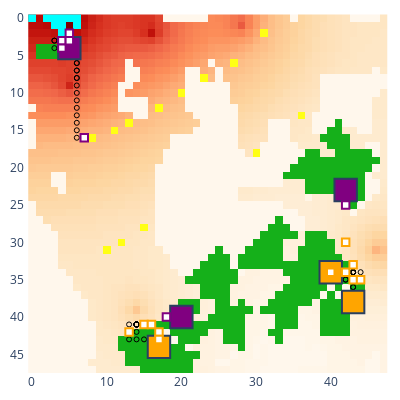

Notebook source saved alongside this figure:
### Code cell
# update_logging_level(logging.WARNING)
update_logging_level(5)
myenv.run_to_step(400)
myenv.show()

### Figure 1 — Plotly figure (JSON) as saved in the notebook; plotly's stock layout.template omitted (floating-point values rounded to 4 significant figures; data arrays with more than 128 entries replaced by an {"elided": "..."} marker saying what was removed)
{"data": [{"colorscale": [[0, "rgb(255,247,236)"], [0.125, "rgb(254,232,200)"], [0.25, "rgb(253,212,158)"], [0.375, "rgb(253,187,132)"], [0.5, "rgb(252,141,89)"], [0.625, "rgb(239,101,72)"], [0.75, "rgb(215,48,31)"], [0.875, "rgb(179,0,0)"], [1, "rgb(127,0,0)"]], "name": "Rubble", "showscale": false, "type": "heatmap", "uid": "401_Rubble", "z": {"elided": "48x48 int values"}}, {"colorscale": [[0, "#00ffff"], [1, "#00ffff"]], "hoverinfo": "skip", "name": "Ice", "showscale": false, "type": "heatmap", "uid": "401_Ice", "z": {"elided": "48x48 int values"}}, {"colorscale": [[0, "#ffff14"], [1, "#ffff14"]], "hoverinfo": "skip", "name": "Ore", "showscale": false, "type": "heatmap", "uid": "401_Ore", "z": {"elided": "48x48 int values"}}, {"colorscale": [[0, "#15b01a"], [1, "#15b01a"]], "hoverinfo": "skip", "name": "Lichen", "showscale": false, "type": "heatmap", "uid": "401_Lichen", "z": {"elided": "48x48 int values"}}, {"customdata": [["factory_0", "player_0", 16993, 0, 2, 146, 0]], "hovertemplate": "%{customdata[0]} %{customdata[1]}<br>Power: %{customdata[2]}<br>Ice: %{customdata[3]}<br>Ore: %{customdata[4]}<br>Water: %{customdata[5]}<br>Metal: %{customdata[6]}<br><extra></extra>", "name": "factory_0", "showscale": false, "type": "heatmap", "uid": "401_factory_0", "x": [42], "y": [23], "z": [0]}, {"customdata": [["factory_2", "player_0", 8529, 0, 0, 227, 0]], "hovertemplate": "%{customdata[0]} %{customdata[1]}<br>Power: %{customdata[2]}<br>Ice: %{customdata[3]}<br>Ore: %{customdata[4]}<br>Water: %{customdata[5]}<br>Metal: %{customdata[6]}<br><extra></extra>", "name": "factory_2", "showscale": false, "type": "heatmap", "uid": "401_factory_2", "x": [20], "y": [40], "z": [2]}, {"customdata": [["factory_4", "player_0", 1430, 0, 1, 936, 9]], "hovertemplate": "%{customdata[0]} %{customdata[1]}<br>Power: %{customdata[2]}<br>Ice: %{customdata[3]}<br>Ore: %{customdata[4]}<br>Water: %{customdata[5]}<br>Metal: %{customdata[6]}<br><extra></extra>", "name": "factory_4", "showscale": false, "type": "heatmap", "uid": "401_factory_4", "x": [5], "y": [4], "z": [4]}, {"customdata": [["factory_1", "player_1", 7419, 0, 3, 217, 13]], "hovertemplate": "%{customdata[0]} %{customdata[1]}<br>Power: %{customdata[2]}<br>Ice: %{customdata[3]}<br>Ore: %{customdata[4]}<br>Water: %{customdata[5]}<br>Metal: %{customdata[6]}<br><extra></extra>", "name": "factory_1", "showscale": false, "type": "heatmap", "uid": "401_factory_1", "x": [40], "y": [34], "z": [1]}, {"customdata": [["factory_3", "player_1", 2818, 0, 0, 644, 24]], "hovertemplate": "%{customdata[0]} %{customdata[1]}<br>Power: %{customdata[2]}<br>Ice: %{customdata[3]}<br>Ore: %{customdata[4]}<br>Water: %{customdata[5]}<br>Metal: %{customdata[6]}<br><extra></extra>", "name": "factory_3", "showscale": false, "type": "heatmap", "uid": "401_factory_3", "x": [17], "y": [44], "z": [3]}, {"customdata": [["factory_5", "player_1", 6741, 0, 0, 488, 0]], "hovertemplate": "%{customdata[0]} %{customdata[1]}<br>Power: %{customdata[2]}<br>Ice: %{customdata[3]}<br>Ore: %{customdata[4]}<br>Water: %{customdata[5]}<br>Metal: %{customdata[6]}<br><extra></extra>", "name": "factory_5", "showscale": false, "type": "heatmap", "uid": "401_factory_5", "x": [43], "y": [38], "z": [5]}, {"customdata": [["unit_6", "player_0", "HEAVY", [42, 25], 1770, 400, 0, 0, 0]], "hovertemplate": "%{customdata[0]} %{customdata[1]}<br>Type: %{customdata[2]}<br>Pos: %{customdata[3]}<br>Power: %{customdata[4]}<br>Ice: %{customdata[5]}<br>Ore: %{customdata[6]}<br>Water: %{customdata[7]}<br>Metal: %{customdata[8]}<br><extra></extra>", "name": "unit_6", "showscale": false, "type": "heatmap", "uid": "401_unit_6", "x": [42], "y": [25], "z": [6]}, {"hoverinfo": "skip", "marker": {"color": "black", "size": 5, "symbol": "circle-open"}, "mode": "markers", "name": "path", "showlegend": false, "type": "scatter", "uid": "401_path", "x": [42, 42, 42, 42, 42, 42, 42, 42, 42, 42, 42, 42, 42, 42, 42, 42, 42, 42, 42], "y": [25, 25, 25, 25, 25, 25, 25, 25, 25, 25, 25, 25, 25, 25, 25, 25, 25, 25, 25]}, {"customdata": [["unit_7", "player_0", "HEAVY", [18, 40], 1430, 540, 0, 0, 0]], "hovertemplate": "%{customdata[0]} %{customdata[1]}<br>Type: %{customdata[2]}<br>Pos: %{customdata[3]}<br>Power: %{customdata[4]}<br>Ice: %{customdata[5]}<br>Ore: %{customdata[6]}<br>Water: %{customdata[7]}<br>Metal: %{customdata[8]}<br><extra></extra>", "name": "unit_7", "showscale": false, "type": "heatmap", "uid": "401_unit_7", "x": [18], "y": [40], "z": [7]}, {"hoverinfo": "skip", "marker": {"color": "black", "size": 5, "symbol": "circle-open"}, "mode": "markers", "name": "path", "showlegend": false, "type": "scatter", "uid": "401_path", "x": [18, 18, 18, 18, 18, 18, 18, 18, 18, 18, 18, 18, 18, 18, 18, 18, 18, 18, 18], "y": [40, 40, 40, 40, 40, 40, 40, 40, 40, 40, 40, 40, 40, 40, 40, 40, 40, 40, 40]}, {"customdata": [["unit_8", "player_0", "HEAVY", [5, 2], 62, 300, 0, 0, 0]], "hovertemplate": "%{customdata[0]} %{customdata[1]}<br>Type: %{customdata[2]}<br>Pos: %{customdata[3]}<br>Power: %{customdata[4]}<br>Ice: %{customdata[5]}<br>Ore: %{customdata[6]}<br>Water: %{customdata[7]}<br>Metal: %{customdata[8]}<br><extra></extra>", "name": "unit_8", "showscale": false, "type": "heatmap", "uid": "401_unit_8", "x": [5], "y": [2], "z": [8]}, {"hoverinfo": "skip", "marker": {"color": "black", "size": 5, "symbol": "circle-open"}, "mode": "markers", "name": "path", "showlegend": false, "type": "scatter", "uid": "401_path", "x": [5, 5, 5, 5, 5, 5, 5, 5, 5, 5, 5, 5, 5, 5, 5, 5, 5, 5, 5], "y": [3, 3, 3, 2, 2, 2, 2, 2, 2, 2, 2, 2, 2, 2, 2, 2, 2, 2, 2]}, {"customdata": [["unit_41", "player_0", "LIGHT", [4, 3], 150, 0, 0, 0, 0]], "hovertemplate": "%{customdata[0]} %{customdata[1]}<br>Type: %{customdata[2]}<br>Pos: %{customdata[3]}<br>Power: %{customdata[4]}<br>Ice: %{customdata[5]}<br>Ore: %{customdata[6]}<br>Water: %{customdata[7]}<br>Metal: %{customdata[8]}<br><extra></extra>", "name": "unit_41", "showscale": false, "type": "heatmap", "uid": "401_unit_41", "x": [4], "y": [3], "z": [41]}, {"hoverinfo": "skip", "marker": {"color": "black", "size": 5, "symbol": "circle-open"}, "mode": "markers", "name": "path", "showlegend": false, "type": "scatter", "uid": "401_path", "x": [3, 4], "y": [3, 3]}, {"customdata": [["unit_42", "player_0", "LIGHT", [4, 4], 149, 0, 0, 0, 0]], "hovertemplate": "%{customdata[0]} %{customdata[1]}<br>Type: %{customdata[2]}<br>Pos: %{customdata[3]}<br>Power: %{customdata[4]}<br>Ice: %{customdata[5]}<br>Ore: %{customdata[6]}<br>Water: %{customdata[7]}<br>Metal: %{customdata[8]}<br><extra></extra>", "name": "unit_42", "showscale": false, "type": "heatmap", "uid": "401_unit_42", "x": [4], "y": [4], "z": [42]}, {"hoverinfo": "skip", "marker": {"color": "black", "size": 5, "symbol": "circle-open"}, "mode": "markers", "name": "path", "showlegend": false, "type": "scatter", "uid": "401_path", "x": [3, 3, 4], "y": [4, 3, 3]}, {"customdata": [["unit_46", "player_0", "LIGHT", [7, 16], 62, 0, 18, 0, 0]], "hovertemplate": "%{customdata[0]} %{customdata[1]}<br>Type: %{customdata[2]}<br>Pos: %{customdata[3]}<br>Power: %{customdata[4]}<br>Ice: %{customdata[5]}<br>Ore: %{customdata[6]}<br>Water: %{customdata[7]}<br>Metal: %{customdata[8]}<br><extra></extra>", "name": "unit_46", "showscale": false, "type": "heatmap", "uid": "401_unit_46", "x": [7], "y": [16], "z": [46]}, {"hoverinfo": "skip", "marker": {"color": "black", "size": 5, "symbol": "circle-open"}, "mode": "markers", "name": "path", "showlegend": false, "type": "scatter", "uid": "401_path", "x": [7, 7, 6, 6, 6, 6, 6, 6, 6, 6, 6, 6, 6, 6, 6, 6, 6, 6, 6], "y": [16, 16, 16, 15, 14, 13, 12, 11, 10, 9, 8, 7, 6, 5, 5, 5, 6, 7, 8]}, {"customdata": [["unit_51", "player_0", "LIGHT", [5, 3], 49, 0, 0, 0, 0]], "hovertemplate": "%{customdata[0]} %{customdata[1]}<br>Type: %{customdata[2]}<br>Pos: %{customdata[3]}<br>Power: %{customdata[4]}<br>Ice: %{customdata[5]}<br>Ore: %{customdata[6]}<br>Water: %{customdata[7]}<br>Metal: %{customdata[8]}<br><extra></extra>", "name": "unit_51", "showscale": false, "type": "heatmap", "uid": "401_unit_51", "x": [5], "y": [3], "z": [51]}, {"customdata": [["unit_9", "player_1", "HEAVY", [42, 34], 2420, 180, 0, 0, 0]], "hovertemplate": "%{customdata[0]} %{customdata[1]}<br>Type: %{customdata[2]}<br>Pos: %{customdata[3]}<br>Power: %{customdata[4]}<br>Ice: %{customdata[5]}<br>Ore: %{customdata[6]}<br>Water: %{customdata[7]}<br>Metal: %{customdata[8]}<br><extra></extra>", "name": "unit_9", "showscale": false, "type": "heatmap", "uid": "401_unit_9", "x": [42], "y": [34], "z": [9]}, {"hoverinfo": "skip", "marker": {"color": "black", "size": 5, "symbol": "circle-open"}, "mode": "markers", "name": "path", "showlegend": false, "type": "scatter", "uid": "401_path", "x": [42, 42, 42, 42, 42, 42, 42, 42, 42, 42, 42, 42, 42, 42, 42, 42, 42, 42, 42], "y": [34, 34, 34, 34, 34, 34, 34, 34, 34, 34, 34, 34, 34, 34, 34, 34, 34, 34, 34]}, {"customdata": [["unit_10", "player_1", "HEAVY", [17, 42], 1320, 580, 0, 0, 0]], "hovertemplate": "%{customdata[0]} %{customdata[1]}<br>Type: %{customdata[2]}<br>Pos: %{customdata[3]}<br>Power: %{customdata[4]}<br>Ice: %{customdata[5]}<br>Ore: %{customdata[6]}<br>Water: %{customdata[7]}<br>Metal: %{customdata[8]}<br><extra></extra>", "name": "unit_10", "showscale": false, "type": "heatmap", "uid": "401_unit_10", "x": [17], "y": [42], "z": [10]}, {"hoverinfo": "skip", "marker": {"color": "black", "size": 5, "symbol": "circle-open"}, "mode": "markers", "name": "path", "showlegend": false, "type": "scatter", "uid": "401_path", "x": [17, 17, 17, 17, 17, 17, 17, 17, 17, 17, 17, 17, 17, 17, 17, 17, 17, 17, 17], "y": [42, 42, 42, 42, 42, 42, 42, 42, 42, 42, 42, 42, 42, 42, 42, 42, 42, 42, 42]}, {"customdata": [["unit_11", "player_1", "HEAVY", [43, 35], 540, 880, 0, 0, 0]], "hovertemplate": "%{customdata[0]} %{customdata[1]}<br>Type: %{customdata[2]}<br>Pos: %{customdata[3]}<br>Power: %{customdata[4]}<br>Ice: %{customdata[5]}<br>Ore: %{customdata[6]}<br>Water: %{customdata[7]}<br>Metal: %{customdata[8]}<br><extra></extra>", "name": "unit_11", "showscale": false, "type": "heatmap", "uid": "401_unit_11", "x": [43], "y": [35], "z": [11]}, {"hoverinfo": "skip", "marker": {"color": "black", "size": 5, "symbol": "circle-open"}, "mode": "markers", "name": "path", "showlegend": false, "type": "scatter", "uid": "401_path", "x": [43, 43, 43, 43, 43, 43, 43, 43, 43, 43, 43, 43, 43, 43, 43, 43, 43, 43, 43], "y": [35, 35, 35, 35, 35, 35, 35, 35, 36, 37, 37, 37, 36, 35, 35, 35, 35, 35, 35]}, {"customdata": [["unit_32", "player_1", "LIGHT", [44, 35], 33, 0, 0, 0, 0]], "hovertemplate": "%{customdata[0]} %{customdata[1]}<br>Type: %{customdata[2]}<br>Pos: %{customdata[3]}<br>Power: %{customdata[4]}<br>Ice: %{customdata[5]}<br>Ore: %{customdata[6]}<br>Water: %{customdata[7]}<br>Metal: %{customdata[8]}<br><extra></extra>", "name": "unit_32", "showscale": false, "type": "heatmap", "uid": "401_unit_32", "x": [44], "y": [35], "z": [32]}, {"hoverinfo": "skip", "marker": {"color": "black", "size": 5, "symbol": "circle-open"}, "mode": "markers", "name": "path", "showlegend": false, "type": "scatter", "uid": "401_path", "x": [44, 44, 44, 43, 42, 41], "y": [35, 35, 35, 35, 35, 35]}, {"customdata": [["unit_35", "player_1", "LIGHT", [13, 42], 16, 0, 56, 0, 0]], "hovertemplate": "%{customdata[0]} %{customdata[1]}<br>Type: %{customdata[2]}<br>Pos: %{customdata[3]}<br>Power: %{customdata[4]}<br>Ice: %{customdata[5]}<br>Ore: %{customdata[6]}<br>Water: %{customdata[7]}<br>Metal: %{customdata[8]}<br><extra></extra>", "name": "unit_35", "showscale": false, "type": "heatmap", "uid": "401_unit_35", "x": [13], "y": [42], "z": [35]}, {"hoverinfo": "skip", "marker": {"color": "black", "size": 5, "symbol": "circle-open"}, "mode": "markers", "name": "path", "showlegend": false, "type": "scatter", "uid": "401_path", "x": [13, 14, 15, 16, 16], "y": [43, 43, 43, 43, 43]}, {"customdata": [["unit_43", "player_1", "LIGHT", [42, 30], 118, 0, 10, 0, 0]], "hovertemplate": "%{customdata[0]} %{customdata[1]}<br>Type: %{customdata[2]}<br>Pos: %{customdata[3]}<br>Power: %{customdata[4]}<br>Ice: %{customdata[5]}<br>Ore: %{customdata[6]}<br>Water: %{customdata[7]}<br>Metal: %{customdata[8]}<br><extra></extra>", "name": "unit_43", "showscale": false, "type": "heatmap", "uid": "401_unit_43", "x": [42], "y": [30], "z": [43]}, {"hoverinfo": "skip", "marker": {"color": "black", "size": 5, "symbol": "circle-open"}, "mode": "markers", "name": "path", "showlegend": false, "type": "scatter", "uid": "401_path", "x": [42, 42, 42, 42, 42, 42, 42, 42, 42, 42, 42, 42, 42, 42, 42, 42, 42, 42, 42], "y": [30, 30, 30, 30, 30, 30, 30, 30, 30, 30, 30, 30, 30, 30, 30, 30, 30, 30, 30]}, {"customdata": [["unit_49", "player_1", "LIGHT", [43, 33], 78, 0, 0, 0, 0]], "hovertemplate": "%{customdata[0]} %{customdata[1]}<br>Type: %{customdata[2]}<br>Pos: %{customdata[3]}<br>Power: %{customdata[4]}<br>Ice: %{customdata[5]}<br>Ore: %{customdata[6]}<br>Water: %{customdata[7]}<br>Metal: %{customdata[8]}<br><extra></extra>", "name": "unit_49", "showscale": false, "type": "heatmap", "uid": "401_unit_49", "x": [43], "y": [33], "z": [49]}, {"hoverinfo": "skip", "marker": {"color": "black", "size": 5, "symbol": "circle-open"}, "mode": "markers", "name": "path", "showlegend": false, "type": "scatter", "uid": "401_path", "x": [43, 43, 43, 43, 43, 43, 43, 43, 44, 43, 43, 42, 41, 41], "y": [34, 34, 34, 34, 34, 34, 34, 34, 34, 34, 35, 35, 35, 34]}, {"customdata": [["unit_50", "player_1", "LIGHT", [15, 41], 130, 0, 0, 0, 0]], "hovertemplate": "%{customdata[0]} %{customdata[1]}<br>Type: %{customdata[2]}<br>Pos: %{customdata[3]}<br>Power: %{customdata[4]}<br>Ice: %{customdata[5]}<br>Ore: %{customdata[6]}<br>Water: %{customdata[7]}<br>Metal: %{customdata[8]}<br><extra></extra>", "name": "unit_50", "showscale": false, "type": "heatmap", "uid": "401_unit_50", "x": [15], "y": [41], "z": [50]}, {"hoverinfo": "skip", "marker": {"color": "black", "size": 5, "symbol": "circle-open"}, "mode": "markers", "name": "path", "showlegend": false, "type": "scatter", "uid": "401_path", "x": [15, 15, 15, 15, 15, 15, 14, 14, 14, 14, 14, 14, 14, 14, 14, 14, 13, 13, 14], "y": [41, 41, 41, 41, 41, 41, 41, 41, 41, 41, 41, 41, 41, 41, 41, 41, 41, 42, 42]}, {"customdata": [["unit_52", "player_1", "LIGHT", [16, 41], 147, 0, 0, 0, 0]], "hovertemplate": "%{customdata[0]} %{customdata[1]}<br>Type: %{customdata[2]}<br>Pos: %{customdata[3]}<br>Power: %{customdata[4]}<br>Ice: %{customdata[5]}<br>Ore: %{customdata[6]}<br>Water: %{customdata[7]}<br>Metal: %{customdata[8]}<br><extra></extra>", "name": "unit_52", "showscale": false, "type": "heatmap", "uid": "401_unit_52", "x": [16], "y": [41], "z": [52]}, {"hoverinfo": "skip", "marker": {"color": "black", "size": 5, "symbol": "circle-open"}, "mode": "markers", "name": "path", "showlegend": false, "type": "scatter", "uid": "401_path", "x": [16, 15, 15, 15, 15, 15, 15, 15, 15, 15, 14, 14, 14, 14, 14, 14, 14, 14, 14], "y": [41, 41, 41, 41, 41, 41, 41, 41, 41, 41, 41, 41, 41, 41, 41, 41, 41, 41, 41]}, {"customdata": [["unit_53", "player_1", "LIGHT", [17, 43], 49, 0, 0, 0, 0]], "hovertemplate": "%{customdata[0]} %{customdata[1]}<br>Type: %{customdata[2]}<br>Pos: %{customdata[3]}<br>Power: %{customdata[4]}<br>Ice: %{customdata[5]}<br>Ore: %{customdata[6]}<br>Water: %{customdata[7]}<br>Metal: %{customdata[8]}<br><extra></extra>", "name": "unit_53", "showscale": false, "type": "heatmap", "uid": "401_unit_53", "x": [17], "y": [43], "z": [53]}, {"customdata": [["unit_54", "player_1", "LIGHT", [40, 34], 51, 0, 0, 0, 0]], "hovertemplate": "%{customdata[0]} %{customdata[1]}<br>Type: %{customdata[2]}<br>Pos: %{customdata[3]}<br>Power: %{customdata[4]}<br>Ice: %{customdata[5]}<br>Ore: %{customdata[6]}<br>Water: %{customdata[7]}<br>Metal: %{customdata[8]}<br><extra></extra>", "name": "unit_54", "showscale": false, "type": "heatmap", "uid": "401_unit_54", "x": [40], "y": [34], "z": [54]}], "layout": {"coloraxis": {"showscale": false}, "height": 400, "margin": {"b": 10, "l": 10, "r": 10, "t": 10}, "plot_bgcolor": "rgba(0, 0, 0, 0)", "shapes": [{"fillcolor": "purple", "name": "factory_0", "type": "rect", "x0": 40.5, "x1": 43.5, "y0": 21.5, "y1": 24.5}, {"fillcolor": "purple", "name": "factory_2", "type": "rect", "x0": 18.5, "x1": 21.5, "y0": 38.5, "y1": 41.5}, {"fillcolor": "purple", "name": "factory_4", "type": "rect", "x0": 3.5, "x1": 6.5, "y0": 2.5, "y1": 5.5}, {"fillcolor": "orange", "name": "factory_1", "type": "rect", "x0": 38.5, "x1": 41.5, "y0": 32.5, "y1": 35.5}, {"fillcolor": "orange", "name": "factory_3", "type": "rect", "x0": 15.5, "x1": 18.5, "y0": 42.5, "y1": 45.5}, {"fillcolor": "orange", "name": "factory_5", "type": "rect", "x0": 41.5, "x1": 44.5, "y0": 36.5, "y1": 39.5}, {"fillcolor": "white", "line": {"color": "purple"}, "name": "unit_6", "type": "rect", "x0": 41.5, "x1": 42.5, "y0": 24.5, "y1": 25.5}, {"fillcolor": "white", "line": {"color": "purple"}, "name": "unit_7", "type": "rect", "x0": 17.5, "x1": 18.5, "y0": 39.5, "y1": 40.5}, {"fillcolor": "white", "line": {"color": "purple"}, "name": "unit_8", "type": "rect", "x0": 4.5, "x1": 5.5, "y0": 1.5, "y1": 2.5}, {"fillcolor": "white", "line": {"color": "purple"}, "name": "unit_41", "type": "rect", "x0": 3.5, "x1": 4.5, "y0": 2.5, "y1": 3.5}, {"fillcolor": "white", "line": {"color": "purple"}, "name": "unit_42", "type": "rect", "x0": 3.5, "x1": 4.5, "y0": 3.5, "y1": 4.5}, {"fillcolor": "white", "line": {"color": "purple"}, "name": "unit_46", "type": "rect", "x0": 6.5, "x1": 7.5, "y0": 15.5, "y1": 16.5}, {"fillcolor": "white", "line": {"color": "purple"}, "name": "unit_51", "type": "rect", "x0": 4.5, "x1": 5.5, "y0": 2.5, "y1": 3.5}, {"fillcolor": "white", "line": {"color": "orange"}, "name": "unit_9", "type": "rect", "x0": 41.5, "x1": 42.5, "y0": 33.5, "y1": 34.5}, {"fillcolor": "white", "line": {"color": "orange"}, "name": "unit_10", "type": "rect", "x0": 16.5, "x1": 17.5, "y0": 41.5, "y1": 42.5}, {"fillcolor": "white", "line": {"color": "orange"}, "name": "unit_11", "type": "rect", "x0": 42.5, "x1": 43.5, "y0": 34.5, "y1": 35.5}, {"fillcolor": "white", "line": {"color": "orange"}, "name": "unit_32", "type": "rect", "x0": 43.5, "x1": 44.5, "y0": 34.5, "y1": 35.5}, {"fillcolor": "white", "line": {"color": "orange"}, "name": "unit_35", "type": "rect", "x0": 12.5, "x1": 13.5, "y0": 41.5, "y1": 42.5}, {"fillcolor": "white", "line": {"color": "orange"}, "name": "unit_43", "type": "rect", "x0": 41.5, "x1": 42.5, "y0": 29.5, "y1": 30.5}, {"fillcolor": "white", "line": {"color": "orange"}, "name": "unit_49", "type": "rect", "x0": 42.5, "x1": 43.5, "y0": 32.5, "y1": 33.5}, {"fillcolor": "white", "line": {"color": "orange"}, "name": "unit_50", "type": "rect", "x0": 14.5, "x1": 15.5, "y0": 40.5, "y1": 41.5}, {"fillcolor": "white", "line": {"color": "orange"}, "name": "unit_52", "type": "rect", "x0": 15.5, "x1": 16.5, "y0": 40.5, "y1": 41.5}, {"fillcolor": "white", "line": {"color": "orange"}, "name": "unit_53", "type": "rect", "x0": 16.5, "x1": 17.5, "y0": 42.5, "y1": 43.5}, {"fillcolor": "white", "line": {"color": "orange"}, "name": "unit_54", "type": "rect", "x0": 39.5, "x1": 40.5, "y0": 33.5, "y1": 34.5}], "width": 400, "xaxis": {"autorange": true, "domain": [0, 1], "range": [-0.7329, 47.73], "type": "linear"}, "yaxis": {"autorange": true, "domain": [0, 1], "range": [47.5, -0.8327], "scaleanchor": "x", "type": "linear"}}}
